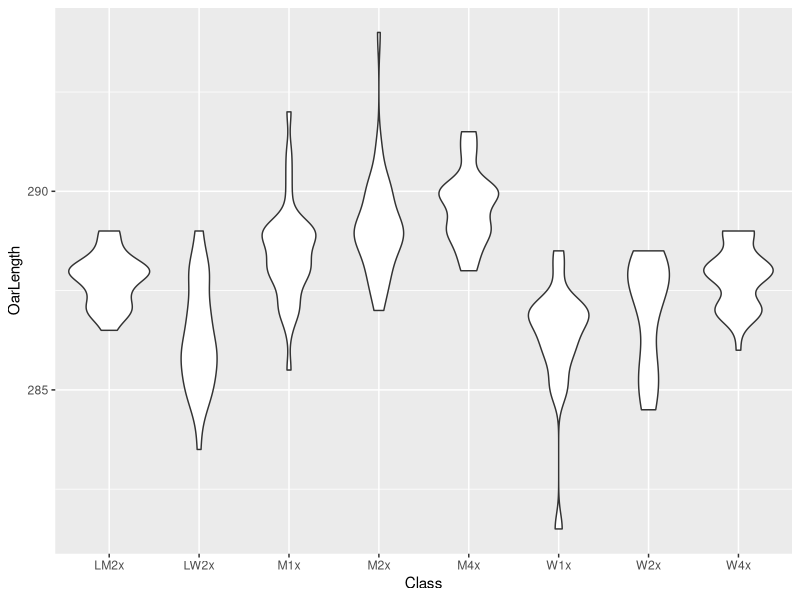
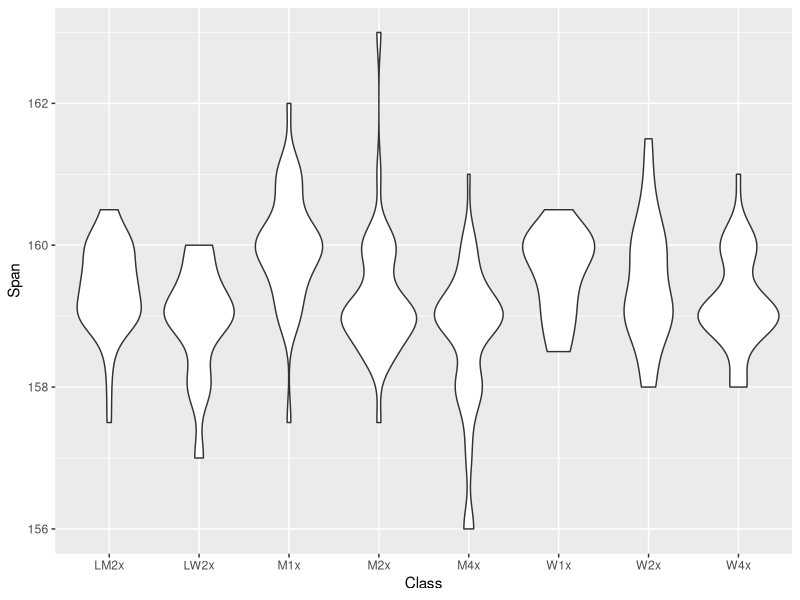
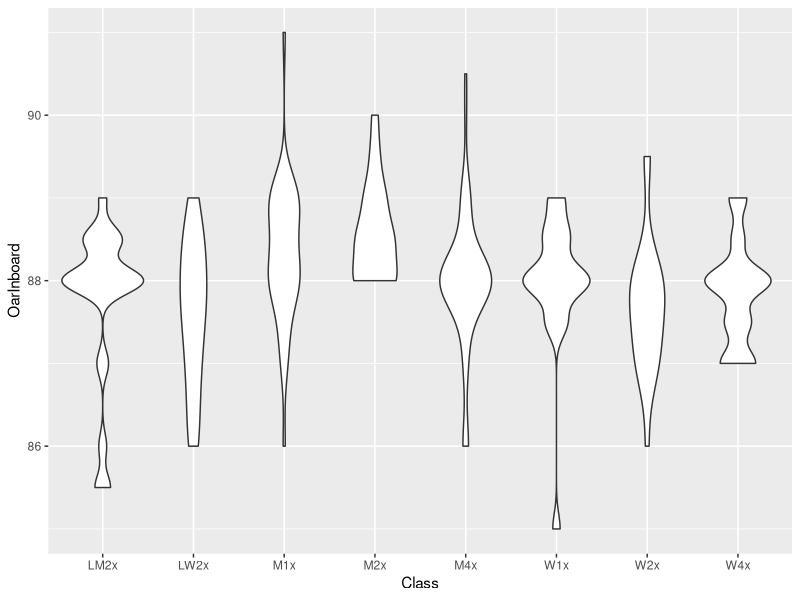
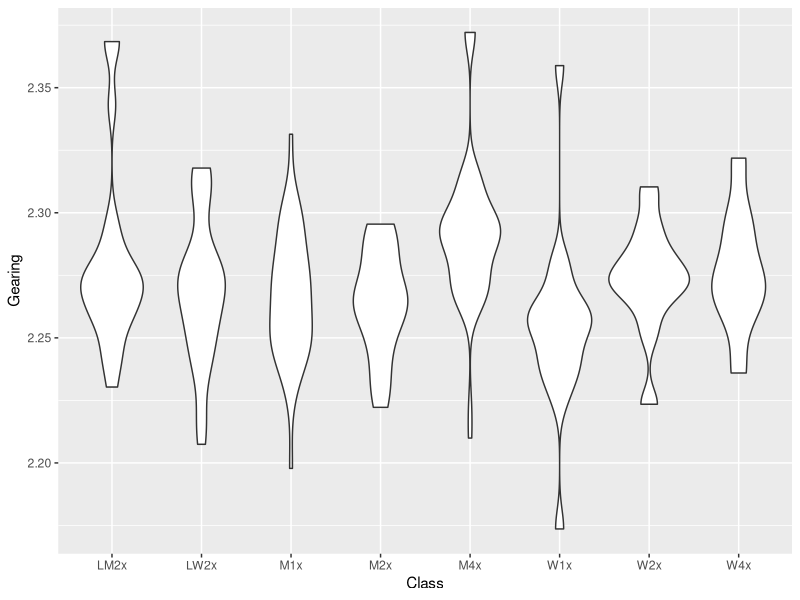
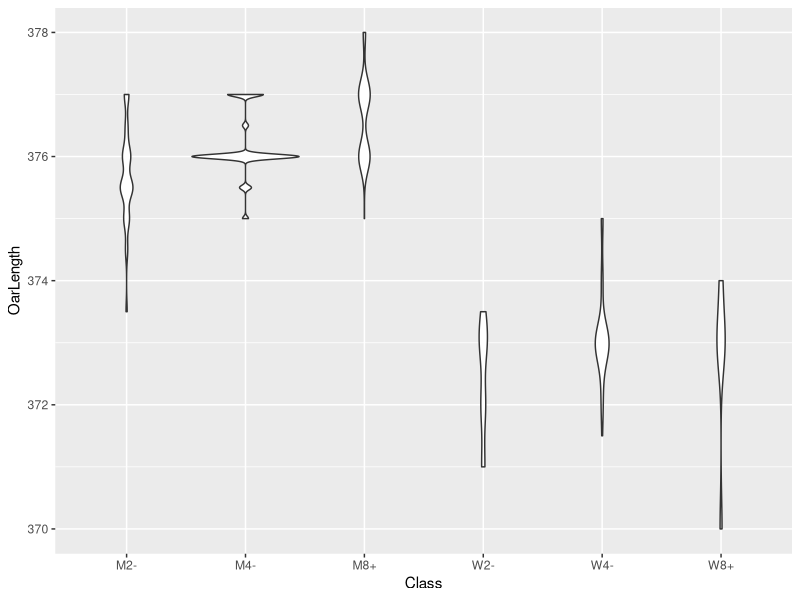
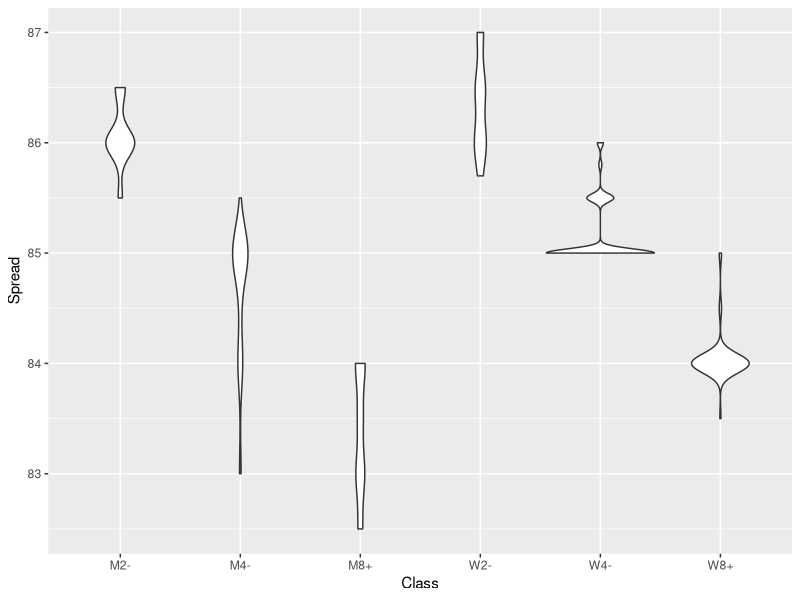
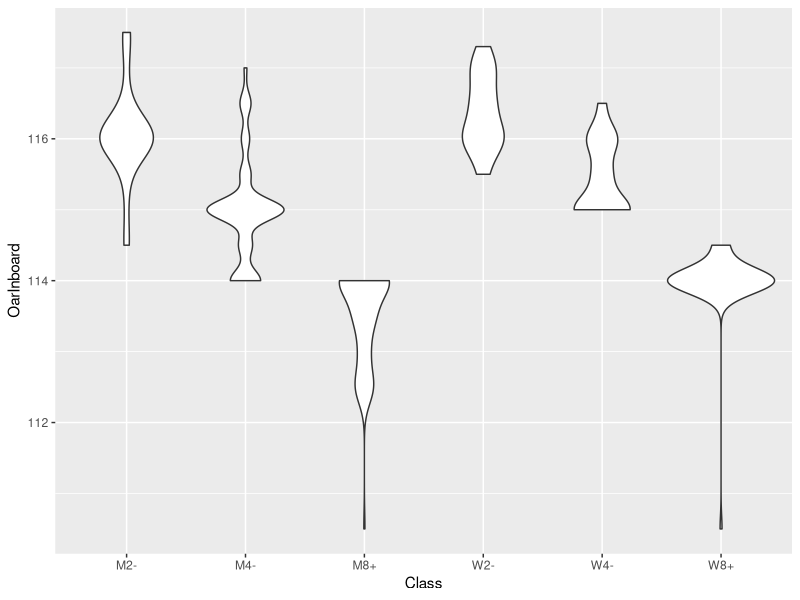
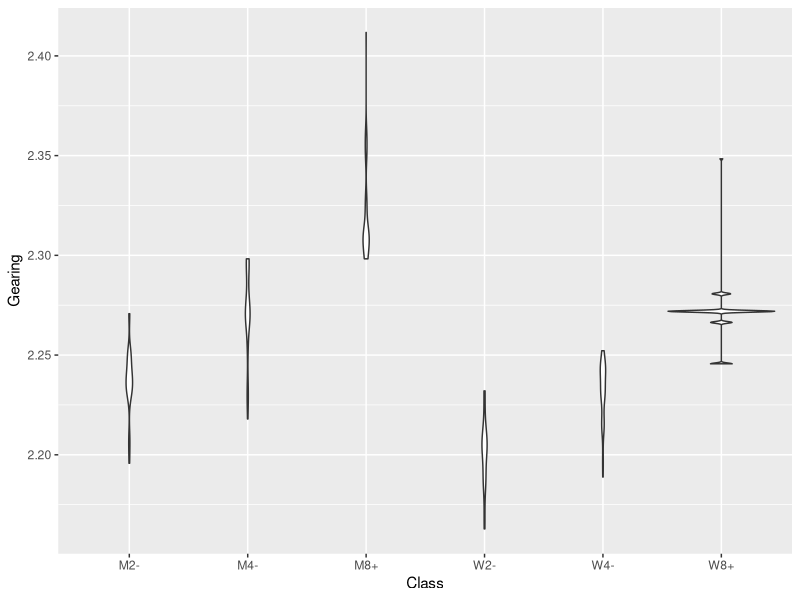

Here is the R script that generated these plots, in order:
#! /usr/bin/env Rscript

library(tidyverse)

xf <- read.csv("sculling.csv")

xf$Class <- as.factor(xf$Class)
xf$Seat <- as.factor(xf$Seat)
xf$Country <- as.factor(xf$Country)
xf$Gearing <- xf$OarOutboard / xf$OarInboard 

p1 <- ggplot(xf, aes(Class, OarLength)) + geom_violin()
p2 <- ggplot(xf, aes(Class, Span)) + geom_violin()
p3 <- ggplot(xf, aes(Class, OarInboard)) + geom_violin()
p4 <- ggplot(xf, aes(Class, Gearing)) + geom_violin()

ggsave("x-oarlength.png", p1)
ggsave("x-span.png", p2)
ggsave("x-inboard.png", p3)
ggsave("x-gearing.png", p4)

df <- read.csv("sweep.csv")

df$Class <- as.factor(df$Class)
df$Seat <- as.factor(df$Seat)
df$Country <- as.factor(df$Country)
df$Gearing <- df$OarOutboard / df$OarInboard 

p1 <- ggplot(df, aes(Class, OarLength)) + geom_violin()
p2 <- ggplot(df, aes(Class, Spread)) + geom_violin()
p3 <- ggplot(df, aes(Class, OarInboard)) + geom_violin()
p4 <- ggplot(df, aes(Class, Gearing)) + geom_violin()

ggsave("oarlength.png", p1)
ggsave("span.png", p2)
ggsave("inboard.png", p3)
ggsave("gearing.png", p4)




